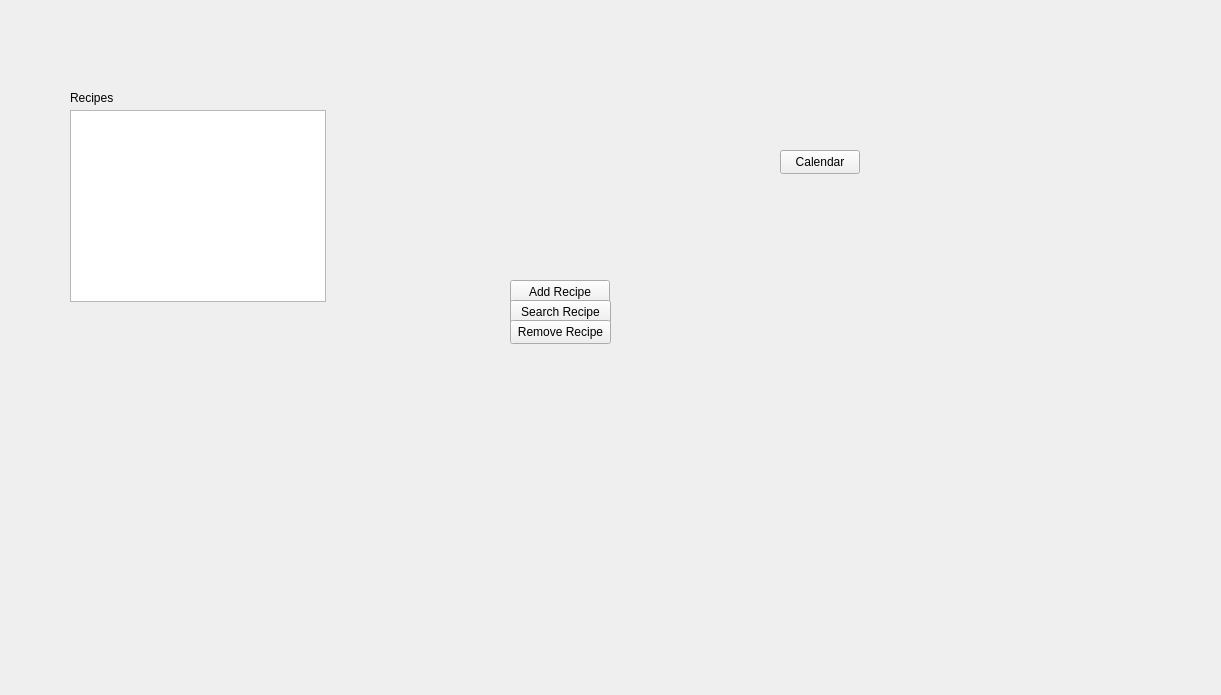
<?xml version="1.0" encoding="UTF-8"?>
<ui version="4.0">
 <class>MainWindow</class>
 <widget class="QMainWindow" name="MainWindow">
  <property name="geometry">
   <rect>
    <x>0</x>
    <y>0</y>
    <width>1221</width>
    <height>695</height>
   </rect>
  </property>
  <property name="windowTitle">
   <string>MainWindow</string>
  </property>
  <widget class="QWidget" name="centralwidget">
   <widget class="QPushButton" name="addButton">
    <property name="geometry">
     <rect>
      <x>510</x>
      <y>280</y>
      <width>100</width>
      <height>24</height>
     </rect>
    </property>
    <property name="maximumSize">
     <size>
      <width>100</width>
      <height>16777215</height>
     </size>
    </property>
    <property name="text">
     <string>Add Recipe</string>
    </property>
   </widget>
   <widget class="QPushButton" name="searchButton">
    <property name="geometry">
     <rect>
      <x>510</x>
      <y>300</y>
      <width>101</width>
      <height>24</height>
     </rect>
    </property>
    <property name="text">
     <string>Search Recipe</string>
    </property>
   </widget>
   <widget class="QListView" name="listView">
    <property name="geometry">
     <rect>
      <x>70</x>
      <y>110</y>
      <width>256</width>
      <height>192</height>
     </rect>
    </property>
   </widget>
   <widget class="QLabel" name="label">
    <property name="geometry">
     <rect>
      <x>70</x>
      <y>90</y>
      <width>49</width>
      <height>16</height>
     </rect>
    </property>
    <property name="text">
     <string>Recipes</string>
    </property>
   </widget>
   <widget class="QPushButton" name="removeBtn">
    <property name="geometry">
     <rect>
      <x>510</x>
      <y>320</y>
      <width>101</width>
      <height>24</height>
     </rect>
    </property>
    <property name="text">
     <string>Remove Recipe</string>
    </property>
   </widget>
   <widget class="QPushButton" name="calendarBtn">
    <property name="geometry">
     <rect>
      <x>780</x>
      <y>150</y>
      <width>80</width>
      <height>24</height>
     </rect>
    </property>
    <property name="text">
     <string>Calendar</string>
    </property>
   </widget>
  </widget>
  <widget class="QMenuBar" name="menubar">
   <property name="geometry">
    <rect>
     <x>0</x>
     <y>0</y>
     <width>1221</width>
     <height>21</height>
    </rect>
   </property>
  </widget>
 </widget>
 <resources/>
 <connections/>
</ui>
